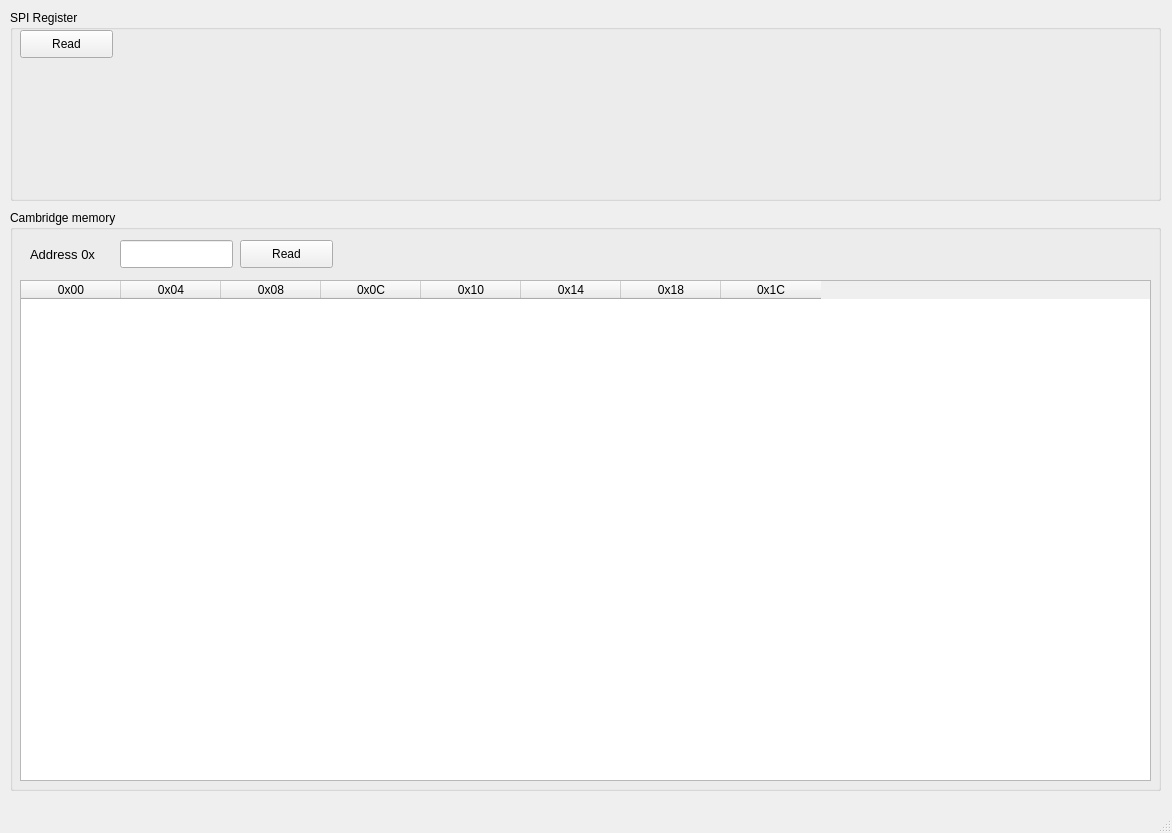
<?xml version="1.0" encoding="UTF-8"?>
<ui version="4.0">
 <class>MainWindow</class>
 <widget class="QMainWindow" name="MainWindow">
  <property name="geometry">
   <rect>
    <x>0</x>
    <y>0</y>
    <width>1172</width>
    <height>833</height>
   </rect>
  </property>
  <property name="windowTitle">
   <string>MainWindow</string>
  </property>
  <widget class="QWidget" name="centralwidget">
   <widget class="QGroupBox" name="group_box_spi_register">
    <property name="geometry">
     <rect>
      <x>10</x>
      <y>10</y>
      <width>1151</width>
      <height>191</height>
     </rect>
    </property>
    <property name="title">
     <string>SPI Register</string>
    </property>
    <widget class="QPushButton" name="button_read_spi_reg">
     <property name="geometry">
      <rect>
       <x>10</x>
       <y>20</y>
       <width>93</width>
       <height>28</height>
      </rect>
     </property>
     <property name="text">
      <string>Read</string>
     </property>
    </widget>
   </widget>
   <widget class="QGroupBox" name="group_box_cambridge_memory">
    <property name="geometry">
     <rect>
      <x>10</x>
      <y>210</y>
      <width>1151</width>
      <height>581</height>
     </rect>
    </property>
    <property name="title">
     <string>Cambridge memory</string>
    </property>
    <widget class="QTableWidget" name="tablewidget_cambridge_mem">
     <property name="geometry">
      <rect>
       <x>10</x>
       <y>70</y>
       <width>1131</width>
       <height>501</height>
      </rect>
     </property>
     <column>
      <property name="text">
       <string>0x00</string>
      </property>
     </column>
     <column>
      <property name="text">
       <string>0x04</string>
      </property>
     </column>
     <column>
      <property name="text">
       <string>0x08</string>
      </property>
     </column>
     <column>
      <property name="text">
       <string>0x0C</string>
      </property>
     </column>
     <column>
      <property name="text">
       <string>0x10</string>
      </property>
     </column>
     <column>
      <property name="text">
       <string>0x14</string>
      </property>
     </column>
     <column>
      <property name="text">
       <string>0x18</string>
      </property>
     </column>
     <column>
      <property name="text">
       <string>0x1C</string>
      </property>
     </column>
    </widget>
    <widget class="QPushButton" name="button_read_cambridge_mem">
     <property name="geometry">
      <rect>
       <x>230</x>
       <y>30</y>
       <width>93</width>
       <height>28</height>
      </rect>
     </property>
     <property name="text">
      <string>Read</string>
     </property>
    </widget>
    <widget class="QLineEdit" name="lineedit_address">
     <property name="geometry">
      <rect>
       <x>110</x>
       <y>30</y>
       <width>113</width>
       <height>28</height>
      </rect>
     </property>
     <property name="sizePolicy">
      <sizepolicy hsizetype="Expanding" vsizetype="Fixed">
       <horstretch>0</horstretch>
       <verstretch>0</verstretch>
      </sizepolicy>
     </property>
     <property name="font">
      <font>
       <pointsize>10</pointsize>
      </font>
     </property>
     <property name="inputMethodHints">
      <set>Qt::ImhNone</set>
     </property>
     <property name="inputMask">
      <string/>
     </property>
     <property name="maxLength">
      <number>8</number>
     </property>
    </widget>
    <widget class="QLabel" name="label">
     <property name="geometry">
      <rect>
       <x>20</x>
       <y>30</y>
       <width>91</width>
       <height>28</height>
      </rect>
     </property>
     <property name="font">
      <font>
       <pointsize>10</pointsize>
      </font>
     </property>
     <property name="text">
      <string>Address 0x</string>
     </property>
    </widget>
   </widget>
  </widget>
  <widget class="QMenuBar" name="menubar">
   <property name="geometry">
    <rect>
     <x>0</x>
     <y>0</y>
     <width>1172</width>
     <height>26</height>
    </rect>
   </property>
  </widget>
  <widget class="QStatusBar" name="statusbar"/>
 </widget>
 <resources/>
 <connections/>
</ui>
